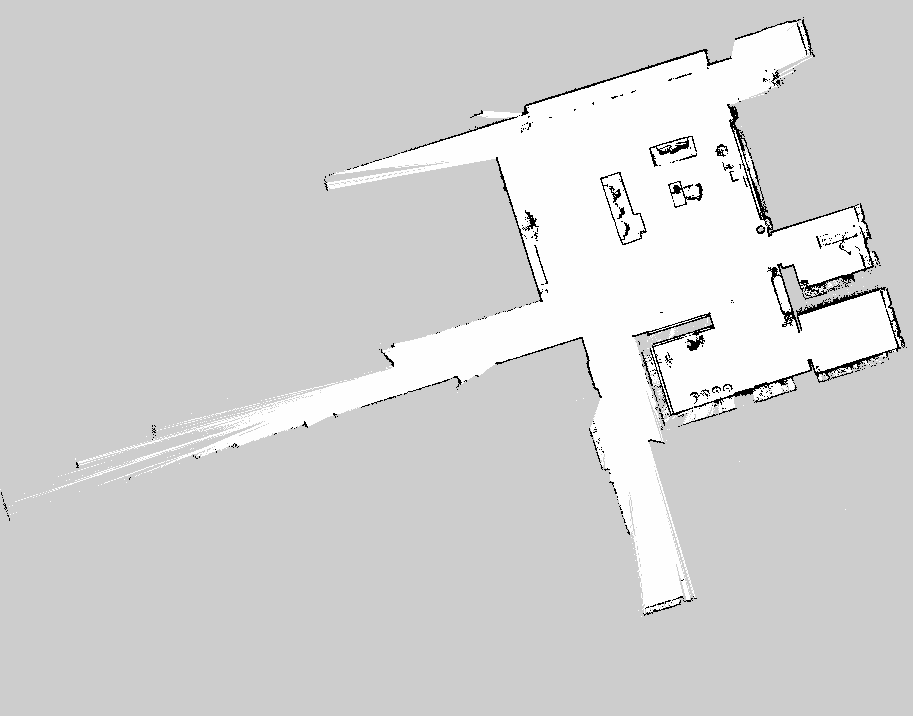
#> input picture tests/fixtures/actionable_semantic_map/robot_map_12/agibot/occupancy.pgm, 913 x 716 px; its folder holds only this picture in this run
$ python -i robot_camera_apple2apple_image_metrics.py   (imports and definitions only)
#> lines starting #> are read from the running program, lines starting #| are printed output that depends on the picture
### roboclaws/household/scene_camera_image_metrics.py
from __future__ import annotations

import math
from pathlib import Path
from typing import Any

from PIL import Image


# [26 lines left out: functions image_visual_metrics, image_region_visual_metrics, not called in this run]


def pixel_visual_metrics(pixels: list[tuple[int, int, int]]) -> dict[str, Any]:
    count = max(len(pixels), 1)
    sums = [0.0, 0.0, 0.0]
    luminance_sum = 0.0
    luminance_sq_sum = 0.0
    overexposed_count = 0
    underexposed_count = 0
    for red, green, blue in pixels:
        red_f = float(red)
        green_f = float(green)
        blue_f = float(blue)
        sums[0] += red_f
        sums[1] += green_f
        sums[2] += blue_f
        luminance = 0.2126 * red_f + 0.7152 * green_f + 0.0722 * blue_f
        luminance_sum += luminance
        luminance_sq_sum += luminance * luminance
        if red >= 250 and green >= 250 and blue >= 250:
            overexposed_count += 1
        if red <= 5 and green <= 5 and blue <= 5:
            underexposed_count += 1
    mean_luminance = luminance_sum / count
    variance = max(luminance_sq_sum / count - mean_luminance * mean_luminance, 0.0)
    return {
        "mean_rgb": [value / count for value in sums],
        "mean_luminance": mean_luminance,
        "std_luminance": math.sqrt(variance),
        "overexposed_fraction": overexposed_count / count,
        "underexposed_fraction": underexposed_count / count,
    }


# [22 lines left out: function image_pair_visual_delta, not called in this run]

### scripts/molmo_cleanup/robot_camera_apple2apple_image_metrics.py
from __future__ import annotations

from pathlib import Path
from typing import Any

from PIL import Image, ImageChops, ImageFilter, ImageStat

from roboclaws.household.artifact_paths import output_relpath
from roboclaws.household.scene_camera_image_metrics import pixel_visual_metrics

ROBOT_VIEW_KEYS = ("fpv", "chase")


# [128 lines left out: functions prepare_saved_report_images, location_image_artifacts, metric_image_paths, not called in this run]


def derived_image_path(path: Path, *, suffix: str) -> Path:
    return path.with_name(f"{path.stem}.{suffix}{path.suffix}")


def resolution_suffix(resolution: dict[str, Any]) -> str:
    return f"{int(resolution['width'])}x{int(resolution['height'])}"


# [100 lines left out: functions resize_image, image_diff, render_residual_diagnostics, not called in this run]


def image_visual_metrics(image: Image.Image) -> dict[str, float]:
    rgb = image.convert("RGB")
    pixels = list(rgb.getdata())
    if not pixels:
        return {
            "mean_luminance": 0.0,
            "overexposed_fraction": 0.0,
            "underexposed_fraction": 0.0,
            "edge_mean": 0.0,
        }
    base_metrics = pixel_visual_metrics(pixels)
    edge = _edge_image(rgb)
    return {
        "mean_luminance": round(float(base_metrics.get("mean_luminance") or 0.0), 4),
        "overexposed_fraction": round(
            float(base_metrics.get("overexposed_fraction") or 0.0),
            6,
        ),
        "underexposed_fraction": round(
            float(base_metrics.get("underexposed_fraction") or 0.0),
            6,
        ),
        "edge_mean": round(float(ImageStat.Stat(edge).mean[0]), 4),
    }


# [57 lines left out: functions residual_triage, _pil_resample_filter, not called in this run]


def _edge_image(image: Image.Image) -> Image.Image:
    edge = image.convert("L").filter(ImageFilter.FIND_EDGES)
    width, height = edge.size
    if width > 2 and height > 2:
        return edge.crop((1, 1, width - 1, height - 1))
    return edge


def _luminance(pixel: tuple[int, int, int]) -> float:
    return float(pixel[0]) * 0.2126 + float(pixel[1]) * 0.7152 + float(pixel[2]) * 0.0722


# [111 lines left out: functions _luminance_gain_oracle, _rgb_gain_oracle, _mean_abs_rgb_after_gain, _mean_abs_rgb, _mean_abs_grayscale_diff, _residual_class and 2 more, not called in this run]


def _dict(value: Any) -> dict[str, Any]:
    return value if isinstance(value, dict) else {}


# [17 lines left out: functions _get_float, _avg, not called in this run]

>>> from PIL import Image
>>> picture = Image.open('../../tests/fixtures/actionable_semantic_map/robot_map_12/agibot/occupancy.pgm')
#> picture is the input picture: PIL image 913x716 L; min 0, max 254, mean 210.8
>>> result = image_visual_metrics(picture)
#> in image_visual_metrics, `pixels = list(rgb.getdata())`: pixels = 653708 items
#> in pixel_visual_metrics, `count = max(len(pixels), 1)`: count = 653708
#> the loop in pixel_visual_metrics, `for red, green, blue in pixels:` made 653708 passes
#> (luminance_sum, luminance_sq_sum) on passes 1 to 3: (205, 42025), (410, 84050), (615, 126075)
#> after the loop in pixel_visual_metrics, `for red, green, blue in pixels:`: luminance_sq_sum = 2.97e+10; luminance_sum = 137772771; overexposed_count = 114454; sums = [137772771, 137772771, 137772771]; underexposed_count = 9003
#> in pixel_visual_metrics, `mean_luminance = luminance_sum / count`: mean_luminance = 210.8
#> in pixel_visual_metrics, `variance = max(luminance_sq_sum / count - mean_luminance * mean_lumina..`: variance = 966
#> in image_visual_metrics, `base_metrics = pixel_visual_metrics(pixels)`: base_metrics = {'mean_rgb': [210.8, 210.8, 210.8], 'mean_luminance': 210.8, 'std_luminance': 31.08, 'overexposed_fraction': 0.175, 'underexposed_fraction': 0.0138}
#> in _edge_image, `edge = image.convert("L").filter(ImageFilter.FIND_EDGES)`:
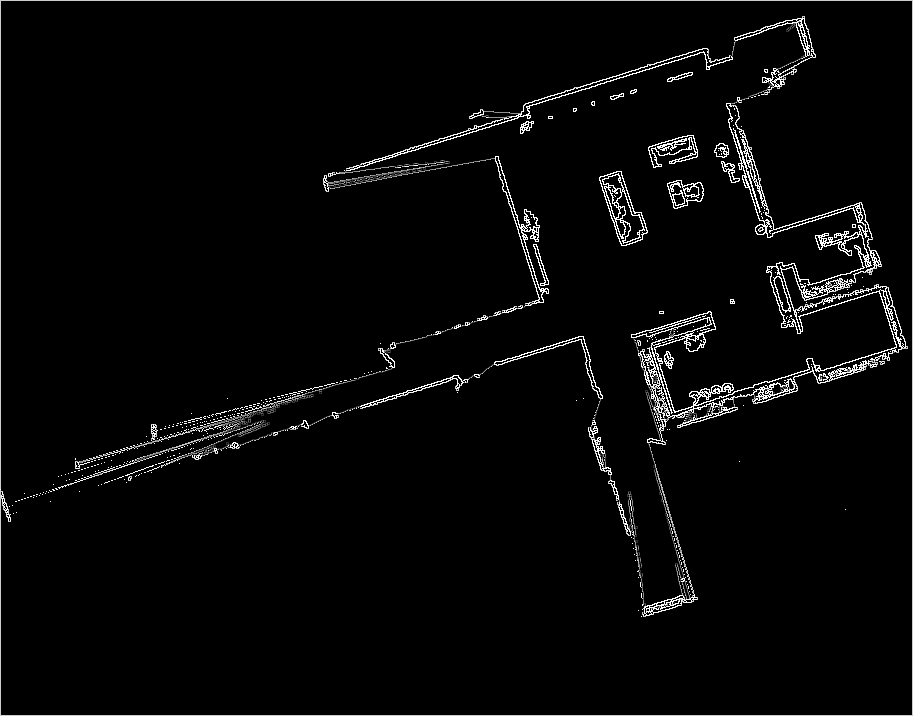
#> edge: PIL image 913x716 L; min 0, max 255, mean 7.3
#> in _edge_image, `return edge.crop((1, 1, width - 1, height - 1))`:
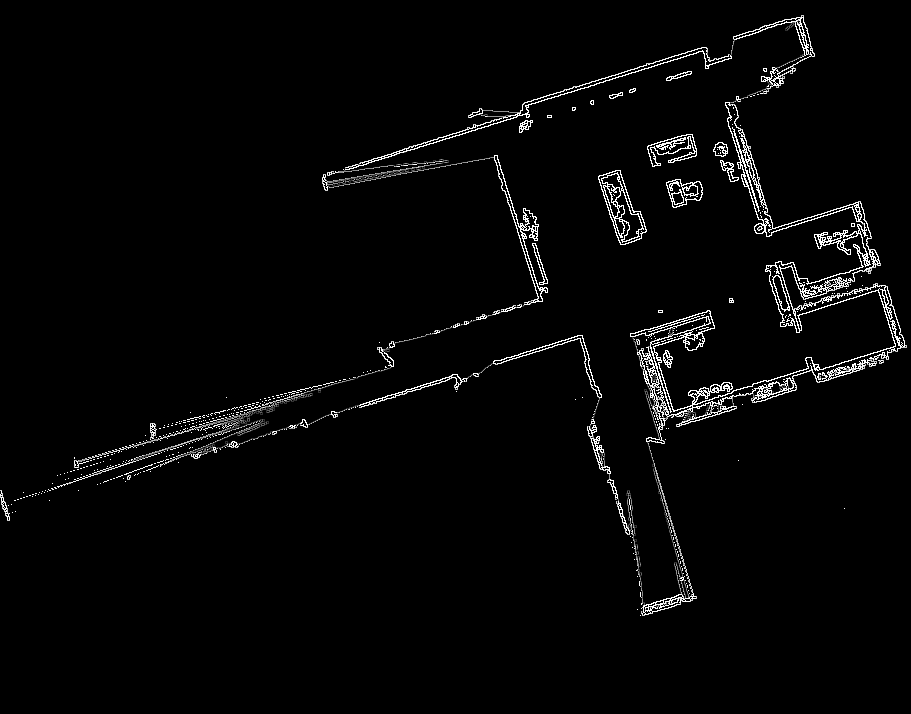
#> returned value: PIL image 911x714 L; min 0, max 255, mean 6.4
#> result = {'mean_luminance': 210.8, 'overexposed_fraction': 0.175, 'underexposed_fraction': 0.0138, 'edge_mean': 6.36}
